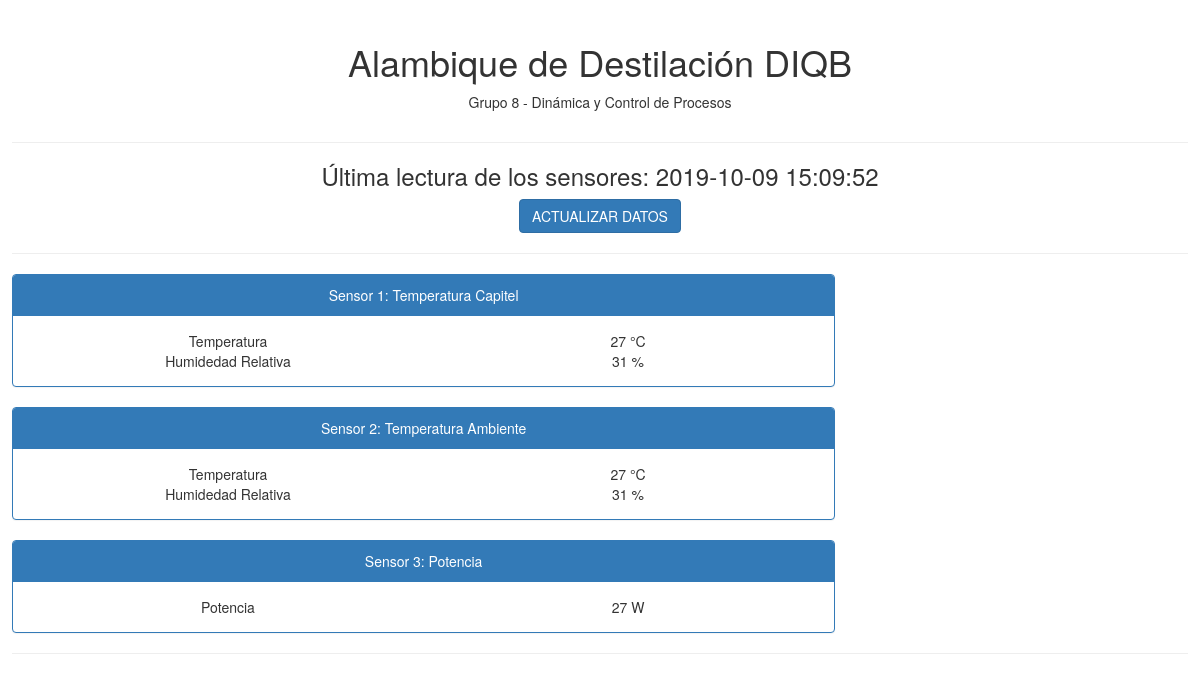
Before: / with the older database file.
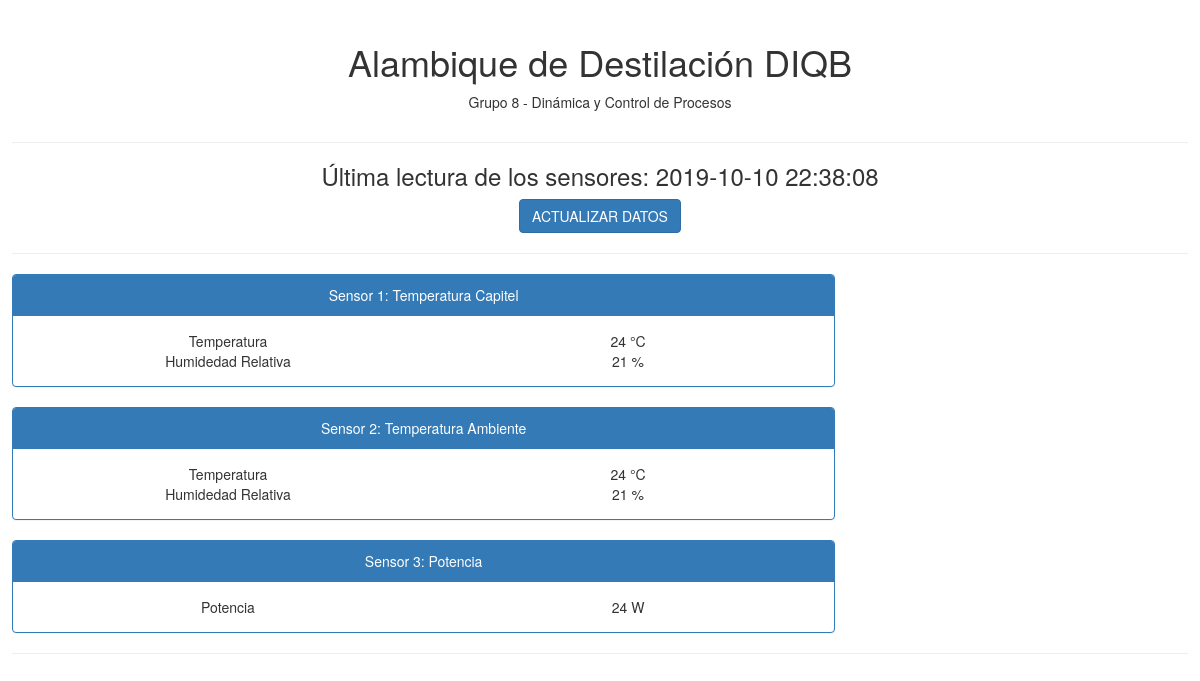
After: the same page with the newer database file.
### tables this page shows
CREATE TABLE DHT_data(timestamp DATETIME, temp NUMERIC, hum NUMERIC);

### dhtWebServer/appDhtWebServer.py (the view)
@app.route("/")
def index():
	time, temp, hum = getData()
	templateData = {
		'time': time,
		'temp': temp,
		'hum': hum
	}
	return render_template('index.html', **templateData)

### dhtWebServer/appDhtWebServer.py (called while the page is built)
def getData():
	conn=sqlite3.connect('../sensorsData.db')
	curs=conn.cursor()
	for row in curs.execute("SELECT * FROM DHT_data ORDER BY timestamp DESC LIMIT 1"):
		time = str(row[0])
		temp = row[1]
		hum = row[2]
	conn.close()
	return time, temp, hum# main route

### dhtWebServer/templates/index.html (shortened to what this page needs)
<!DOCTYPE html>
	<head>
		<link type="text/css" rel="stylesheet" href="../static/css/style.css"/>
		<link rel="stylesheet" href="https://stackpath.bootstrapcdn.com/bootstrap/3.4.1/css/bootstrap.min.css">
	</head>
	<body>
		<div class="title">
			<h1>Alambique de Destilación DIQB</h1>
			<p>Grupo 8 - Dinámica y Control de Procesos</p>
		</div>
		<hr>
		<h3> Última lectura de los sensores: {{ time }}</h3>
		<a href="/" class="btn btn-primary">ACTUALIZAR DATOS</a>
		<hr>
		<div class="panel panel-primary">
			<div class="panel-heading">Sensor 1: Temperatura Capitel</div>
			<div class="panel-body">
				<table>
					<tr>
						<td>Temperatura</td>
						<td> {{temp}} °C</td>
					</tr>
					<tr>
						<td>Humidedad Relativa</td>
						<td> {{hum}} %</td>
					</tr>
				</table>
			</div>
		</div>
		<div class="panel panel-primary">
			<div class="panel-heading">Sensor 2: Temperatura Ambiente </div>
			<div class="panel-body">
				<table>
					<tr>
						<td>Temperatura</td>
						<td> {{temp}} °C</td>
					</tr>
					<tr>
						<td>Humidedad Relativa</td>
						<td> {{hum}} %</td>
					</tr>
				</table>
			</div>
		</div>
		<div class="panel panel-primary">
			<div class="panel-heading">Sensor 3: Potencia</div>
			<div class="panel-body">
				<table>
					<tr>
						<td>Potencia</td>
						<td> {{temp}} W</td>
				</table>
			</div>
		</div>
		<hr>
   </body>
</html>

### dhtWebServer/static/css/style.css (style rules this page uses)
body { background-color: white; color: black; padding: 1%; text-align: center; }
.title { margin: 30px; }
.panel { width: 70%; }
table { width: 800px; }
td { width: 30%; }

Changed rows visible on the page:
no longer on this page (row unchanged): DHT_data: timestamp "2019-10-09 15:09:52"
added DHT_data: timestamp "2019-10-10 22:38:08"
Other visible differences:
{{ temp }}: "27" → "24"
{{ hum }}: "31" → "21"
